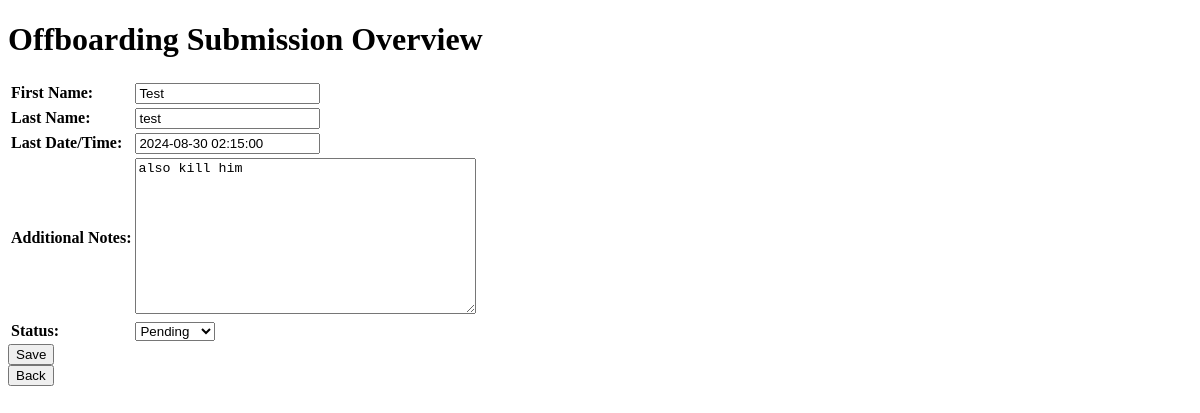
The page /offboarding_submission_overview/?id=1 (signed in) on the database as committed earlier.
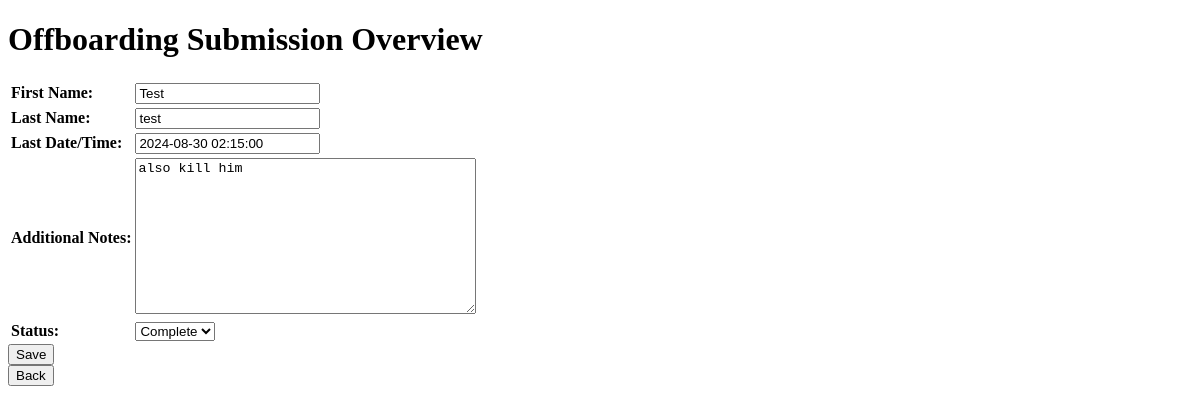
The same page on the database as committed later.
### main/models.py (models this page shows, shortened)
class Offboarding(models.Model):
    STATUS_CHOICES = [
        ('Pending', 'Pending'),
        ('Complete', 'Complete'),
    ]
    first_name = models.CharField(max_length=100)
    last_name = models.CharField(max_length=100)
    last_date_time = models.DateTimeField()
    additional_notes = models.TextField()
    status = models.CharField(max_length=10, choices=STATUS_CHOICES, default='Pending')
    details = models.TextField(default='')

### main/views.py (the view)
# urls.py: path('offboarding_submission_overview/', views.offboarding_submission_overview, name='offboarding_submission_overview'),
@login_required
@user_passes_test(is_admin)
def offboarding_submission_overview(request):
    offboarding_id = request.GET.get('id')
    offboarding = get_object_or_404(Offboarding, id=offboarding_id)
    if request.method == 'POST':
        form = OffboardingAdminForm(request.POST, instance=offboarding)
        if form.is_valid():
            form.save()
            return redirect('offboarding')
    else:
        form = OffboardingAdminForm(instance=offboarding)
    return render(request, 'offboarding_submission_overview.html', {'form': form})

### main/forms.py
class OffboardingAdminForm(forms.ModelForm):
    class Meta:
        model = Offboarding
        fields = ['first_name', 'last_name', 'last_date_time', 'additional_notes', 'status']

### main/views.py (called while the page is built)
def is_admin(user):
    return user.groups.filter(name='Admin').exists()

### main/templates/offboarding_submission_overview.html (shortened to what this page needs)
<!DOCTYPE html>
<html>
<head>
</head>
<body>
<h1>Offboarding Submission Overview</h1>
<form method="post">
<table>
<tr>
<td><b>First Name:</b></td><td>{{ form.first_name }}</td>
</tr>
<tr>
<td><b>Last Name:</b></td><td>{{ form.last_name }}</td>
</tr>
<tr>
<td><b>Last Date/Time:</b></td><td>{{ form.last_date_time }}</td>
</tr>
<tr>
<td><b>Additional Notes:</b></td><td>{{ form.additional_notes }}</td>
</tr>
<tr>
<td><b>Status:</b></td><td>{{ form.status }}</td>
</tr>
</table>
<button type="submit">Save</button>
</form>
<a href="{% url 'offboarding' %}"><button type="button">Back</button></a>
</body>
</html>

Rows that differ between the two databases and show on the page:
changed Offboarding "Test": status "Pending" → "Complete"
